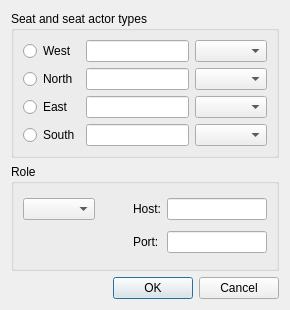
<?xml version="1.0" encoding="UTF-8"?>
<ui version="4.0">
 <class>CSeatConfiguration</class>
 <widget class="QDialog" name="CSeatConfiguration">
  <property name="geometry">
   <rect>
    <x>0</x>
    <y>0</y>
    <width>290</width>
    <height>310</height>
   </rect>
  </property>
  <property name="windowTitle">
   <string>Seat Configuration</string>
  </property>
  <layout class="QVBoxLayout" name="verticalLayout_2">
   <item>
    <layout class="QVBoxLayout" name="verticalLayout_3">
     <item>
      <widget class="QGroupBox" name="seats">
       <property name="title">
        <string>Seat and seat actor types</string>
       </property>
       <property name="checkable">
        <bool>false</bool>
       </property>
       <property name="checked">
        <bool>false</bool>
       </property>
       <layout class="QVBoxLayout" name="verticalLayout">
        <item>
         <layout class="QGridLayout" name="gridLayout">
          <item row="3" column="3">
           <widget class="QComboBox" name="southActor">
            <property name="minimumSize">
             <size>
              <width>0</width>
              <height>20</height>
             </size>
            </property>
           </widget>
          </item>
          <item row="1" column="3">
           <widget class="QComboBox" name="northActor">
            <property name="minimumSize">
             <size>
              <width>0</width>
              <height>20</height>
             </size>
            </property>
           </widget>
          </item>
          <item row="3" column="0">
           <widget class="QRadioButton" name="south">
            <property name="minimumSize">
             <size>
              <width>0</width>
              <height>20</height>
             </size>
            </property>
            <property name="text">
             <string>South</string>
            </property>
           </widget>
          </item>
          <item row="0" column="3">
           <widget class="QComboBox" name="westActor">
            <property name="minimumSize">
             <size>
              <width>0</width>
              <height>20</height>
             </size>
            </property>
           </widget>
          </item>
          <item row="0" column="0">
           <widget class="QRadioButton" name="west">
            <property name="minimumSize">
             <size>
              <width>0</width>
              <height>20</height>
             </size>
            </property>
            <property name="text">
             <string>West</string>
            </property>
           </widget>
          </item>
          <item row="2" column="0">
           <widget class="QRadioButton" name="east">
            <property name="minimumSize">
             <size>
              <width>0</width>
              <height>20</height>
             </size>
            </property>
            <property name="text">
             <string>East</string>
            </property>
           </widget>
          </item>
          <item row="2" column="3">
           <widget class="QComboBox" name="eastActor">
            <property name="minimumSize">
             <size>
              <width>0</width>
              <height>20</height>
             </size>
            </property>
           </widget>
          </item>
          <item row="1" column="0">
           <widget class="QRadioButton" name="north">
            <property name="minimumSize">
             <size>
              <width>0</width>
              <height>20</height>
             </size>
            </property>
            <property name="text">
             <string>North</string>
            </property>
           </widget>
          </item>
          <item row="0" column="1" colspan="2">
           <widget class="QLineEdit" name="westName"/>
          </item>
          <item row="1" column="1" colspan="2">
           <widget class="QLineEdit" name="northName"/>
          </item>
          <item row="2" column="1" colspan="2">
           <widget class="QLineEdit" name="eastName"/>
          </item>
          <item row="3" column="1" colspan="2">
           <widget class="QLineEdit" name="southName"/>
          </item>
         </layout>
        </item>
       </layout>
      </widget>
     </item>
     <item>
      <widget class="QGroupBox" name="groupBox_3">
       <property name="title">
        <string>Role</string>
       </property>
       <layout class="QHBoxLayout" name="horizontalLayout">
        <item>
         <layout class="QGridLayout" name="gridLayout_2">
          <item row="0" column="0">
           <widget class="QComboBox" name="role"/>
          </item>
          <item row="0" column="1">
           <spacer name="horizontalSpacer">
            <property name="orientation">
             <enum>Qt::Horizontal</enum>
            </property>
            <property name="sizeHint" stdset="0">
             <size>
              <width>40</width>
              <height>20</height>
             </size>
            </property>
           </spacer>
          </item>
          <item row="0" column="2">
           <widget class="QLabel" name="label">
            <property name="sizePolicy">
             <sizepolicy hsizetype="Preferred" vsizetype="Fixed">
              <horstretch>0</horstretch>
              <verstretch>0</verstretch>
             </sizepolicy>
            </property>
            <property name="text">
             <string>Host:</string>
            </property>
            <property name="buddy">
             <cstring>host</cstring>
            </property>
           </widget>
          </item>
          <item row="0" column="3">
           <widget class="QLineEdit" name="host">
            <property name="sizePolicy">
             <sizepolicy hsizetype="Preferred" vsizetype="Fixed">
              <horstretch>0</horstretch>
              <verstretch>0</verstretch>
             </sizepolicy>
            </property>
            <property name="minimumSize">
             <size>
              <width>0</width>
              <height>0</height>
             </size>
            </property>
           </widget>
          </item>
          <item row="1" column="1">
           <spacer name="horizontalSpacer_2">
            <property name="orientation">
             <enum>Qt::Horizontal</enum>
            </property>
            <property name="sizeHint" stdset="0">
             <size>
              <width>40</width>
              <height>20</height>
             </size>
            </property>
           </spacer>
          </item>
          <item row="1" column="2">
           <widget class="QLabel" name="label_2">
            <property name="sizePolicy">
             <sizepolicy hsizetype="Preferred" vsizetype="Fixed">
              <horstretch>0</horstretch>
              <verstretch>0</verstretch>
             </sizepolicy>
            </property>
            <property name="text">
             <string>Port:</string>
            </property>
            <property name="buddy">
             <cstring>port</cstring>
            </property>
           </widget>
          </item>
          <item row="1" column="3">
           <widget class="QLineEdit" name="port">
            <property name="sizePolicy">
             <sizepolicy hsizetype="Preferred" vsizetype="Fixed">
              <horstretch>0</horstretch>
              <verstretch>0</verstretch>
             </sizepolicy>
            </property>
            <property name="minimumSize">
             <size>
              <width>0</width>
              <height>0</height>
             </size>
            </property>
           </widget>
          </item>
         </layout>
        </item>
       </layout>
      </widget>
     </item>
     <item>
      <widget class="QDialogButtonBox" name="buttonBox">
       <property name="standardButtons">
        <set>QDialogButtonBox::Cancel|QDialogButtonBox::Ok</set>
       </property>
      </widget>
     </item>
    </layout>
   </item>
  </layout>
 </widget>
 <resources/>
 <connections>
  <connection>
   <sender>buttonBox</sender>
   <signal>accepted()</signal>
   <receiver>CSeatConfiguration</receiver>
   <slot>accept()</slot>
   <hints>
    <hint type="sourcelabel">
     <x>83</x>
     <y>202</y>
    </hint>
    <hint type="destinationlabel">
     <x>86</x>
     <y>228</y>
    </hint>
   </hints>
  </connection>
  <connection>
   <sender>buttonBox</sender>
   <signal>rejected()</signal>
   <receiver>CSeatConfiguration</receiver>
   <slot>reject()</slot>
   <hints>
    <hint type="sourcelabel">
     <x>136</x>
     <y>198</y>
    </hint>
    <hint type="destinationlabel">
     <x>146</x>
     <y>230</y>
    </hint>
   </hints>
  </connection>
 </connections>
</ui>
